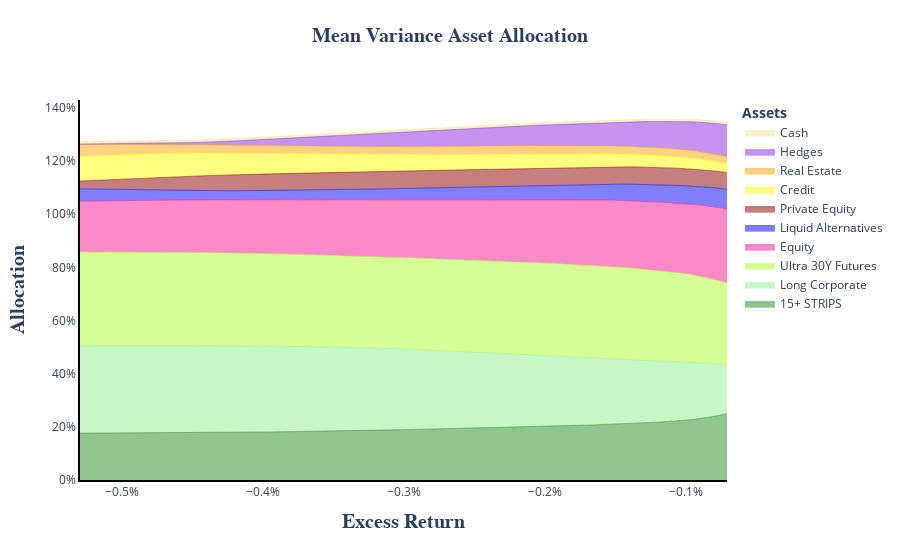

Notebook source saved alongside this figure:
### Markdown cell above
### Display MV Asset Allocation

### Code cell
#Asset Allocation Plot
aa_fig = plots.get_aa_fig(s.opt_ports_df)
aa_fig.show()
